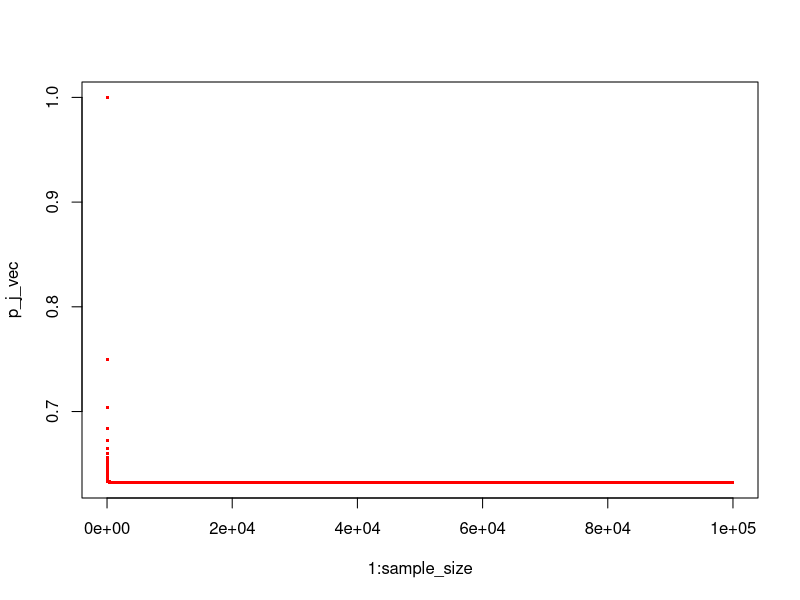

This chart was generated by the following R code:
## ---- chunk 1
knitr::opts_chunk$set(echo = TRUE)
knitr::opts_chunk$set(dev = 'pdf')
knitr::opts_chunk$set(cache=TRUE)
knitr::opts_chunk$set(tidy=TRUE)
knitr::opts_chunk$set(prompt=FALSE)
knitr::opts_chunk$set(fig.height=5)
knitr::opts_chunk$set(fig.width=7)
knitr::opts_chunk$set(warning=FALSE)
knitr::opts_chunk$set(message=TRUE)
## ---- chunk 2
p_5= 1- (1 - 1/5)^5
## ---- chunk 3
p_100= 1- (1 - 1/100)^100
## ---- chunk 4
p_10000= 1- (1 - 1/10000)^10000
## ---- chunk 5
sample_size=100000
p_j_vec=matrix(NA,sample_size,1)
for(n in 1: sample_size)
{
  p_j_vec[n]= 1-(1-1/n)^n
}
plot(1:sample_size,p_j_vec,pch='.',col='red',cex=3)
## ---- chunk 6
store=rep (NA , 10000)
for (i in 1:10000) {
store[i]=sum(sample (1:100 , rep =TRUE)==4) >0
}
mean(store)
